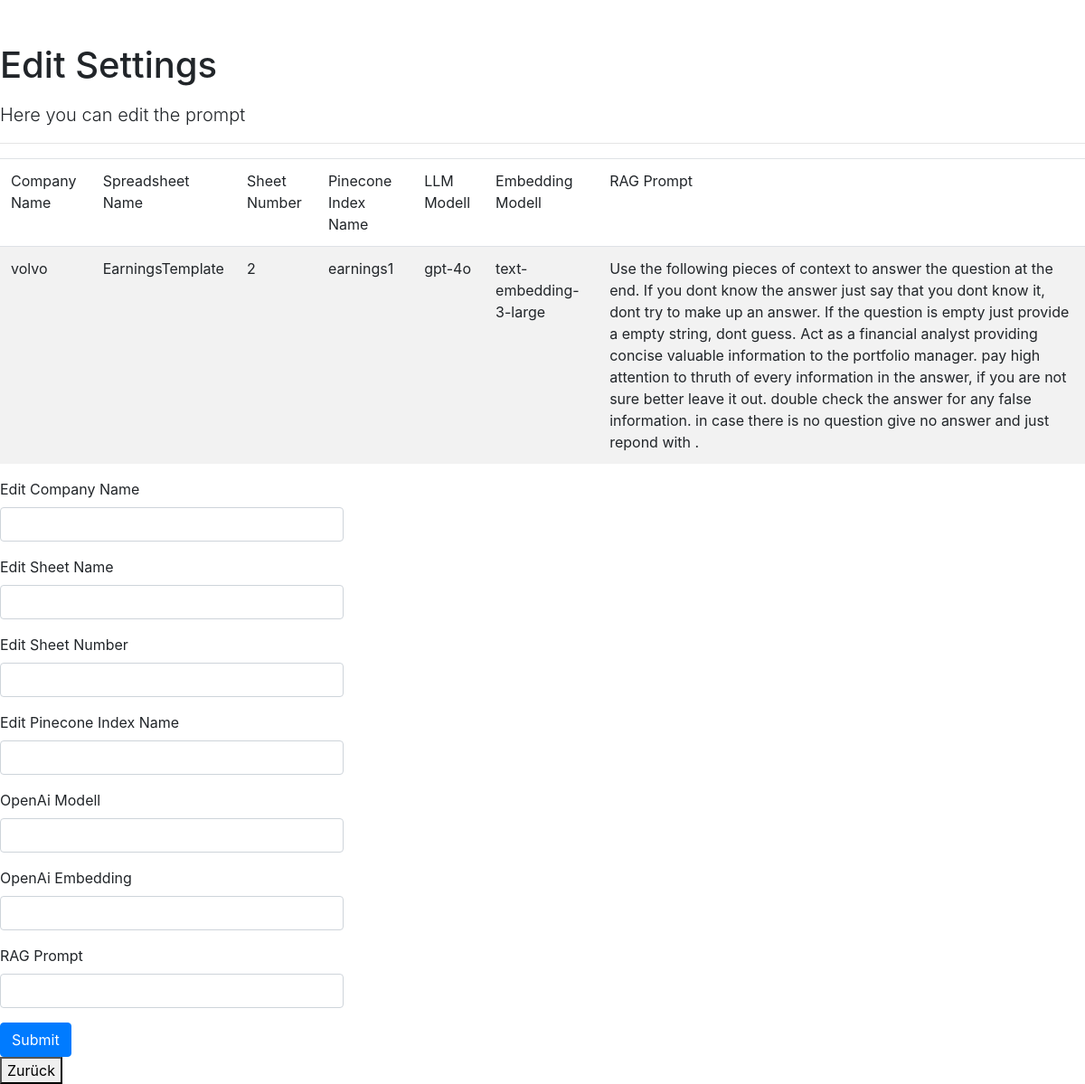
Before: /editsettings with the older database file.
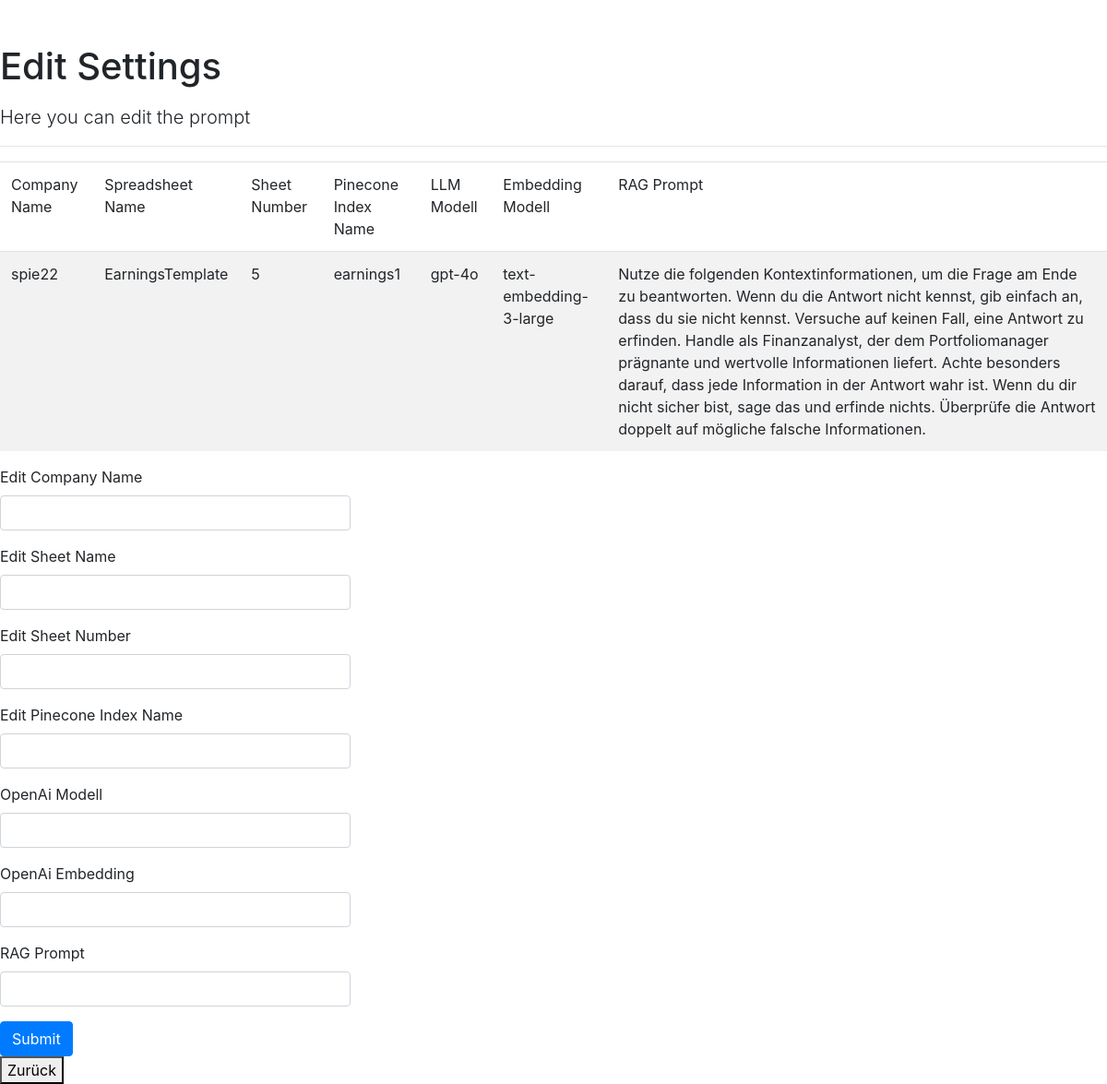
After: the same page with the newer database file.
### app/models.py (models this page shows)
class SummarySettings(db.Model):
    id = db.Column(db.Integer, primary_key=True)
    companyname = db.Column(db.String(80), nullable=False)
    companyname2 = db.Column(db.String(80), nullable=False)
    companyname3 = db.Column(db.String(80), nullable=False)
    gsheetname = db.Column(db.String(400), nullable=False)
    gsheetno = db.Column(db.String(400), nullable=False)
    indexname = db.Column(db.String(400), nullable=False)
    llm = db.Column(db.String(400), nullable=False)
    embedding = db.Column(db.String(400), nullable=False)
    rag_prompt = db.Column(db.String(400), nullable=False)

### app/routes.py (the view, shortened to what this page needs)
@app.route('/editsettings', methods=['GET', 'POST'])
def updatesettings():
    settings= SummarySettings.query.filter_by(id=1).first_or_404()
    form = EditSettingsForm()
    return render_template('updatesettings.html', settings=settings, form = form)

### app/forms.py
class EditSettingsForm(FlaskForm):
    companyname = StringField('Edit Company Name')
    gsheetname = StringField('Edit Sheet Name')
    gsheetno = StringField('Edit Sheet Number')
    indexname = StringField('Edit Pinecone Index Name')
    llm = StringField('OpenAi Modell')
    embedding = StringField('OpenAi Embedding')
    RAG_Prompt = StringField('RAG Prompt')
    submit = SubmitField('Submit')

### templates/updatesettings.html
{% extends "base.html" %}
{% from 'bootstrap/form.html' import render_form, render_field %}
{% block content %}
      <h1 class="pt-5 pb-2">Edit Settings</h1>
      <p class="lead">Here you can edit the prompt </p>
      <hr>
          <div>
            <table id="data" class="table table-striped">
                <thead>
                    <tr>
                        <td>Company Name</td>
                        <td>Spreadsheet Name</td>
                        <td>Sheet Number</td>
                        <td>Pinecone Index Name</td>
                        <td>LLM Modell</td>
                        <td>Embedding Modell</td>
                        <td>RAG Prompt</td>
                    </tr>
                </thead>
            <tbody>
                <tr>
                    <td>{{settings.companyname}}</td>
                    <td>{{settings.gsheetname}}</td>
                    <td>{{settings.gsheetno}}</td>
                    <td>{{settings.indexname}}</td>
                    <td>{{settings.llm}}</td>
                    <td>{{settings.embedding}}</td>
                    <td>{{settings.rag_prompt}}</td>
                </tr>
            </tbody>
        </table>
        <div class="row">
            <div class="col-md-4">
                {{ render_form(form)}}
            </div>
        </div>
        <a href= "/" >
            <button class="GFG">
             Zurück
            </button>
        </a>
          </div>
      {% endblock %}

Changed rows visible on the page:
changed SummarySettings "EarningsTemplate": companyname "volvo" → "spie22"; gsheetno "2" → "5"; rag_prompt "Use the following pieces of context to answer the question at the end. If you dont know the answer just say that you dont know it, dont try to make up an answer. If the question is empty just provide a empty string, dont guess. Act as a financial analyst providing concise valuable information to the portfolio manager. pay high attention to thruth of every information in the answer, if you are not sure better leave it out. double check the answer for any false information. in case there is no question give no answer and just repond with ." → "Nutze die folgenden Kontextinformationen, um die Frage am Ende zu beantworten. Wenn du die Antwort nicht kennst, gib einfach an, dass du sie nicht kennst. Versuche auf keinen Fall, eine Antwort zu erfinden. Handle als Finanzanalyst, der dem Portfoliomanager prägnante und wertvolle Informationen liefert. Achte besonders darauf, dass jede Information in der Antwort wahr ist. Wenn du dir nicht sicher bist, sage das und erfinde nichts. Überprüfe die Antwort doppelt auf mögliche falsche Informationen."
